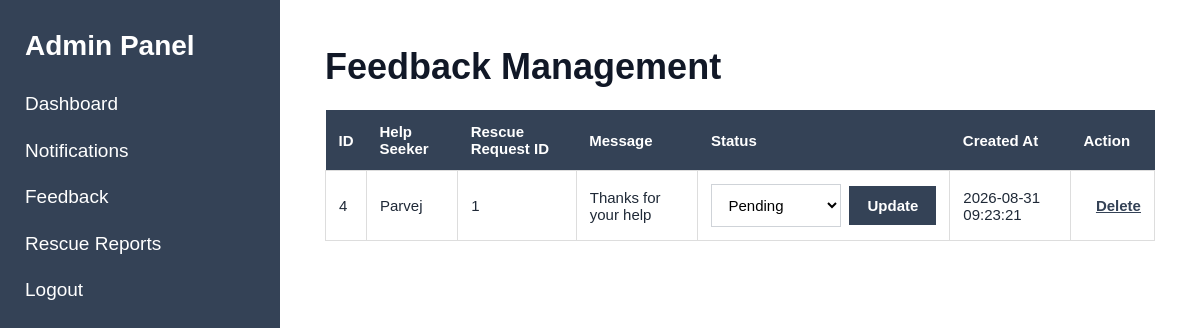
Page /index.php?page=feedback (signed in) on the earlier database version.
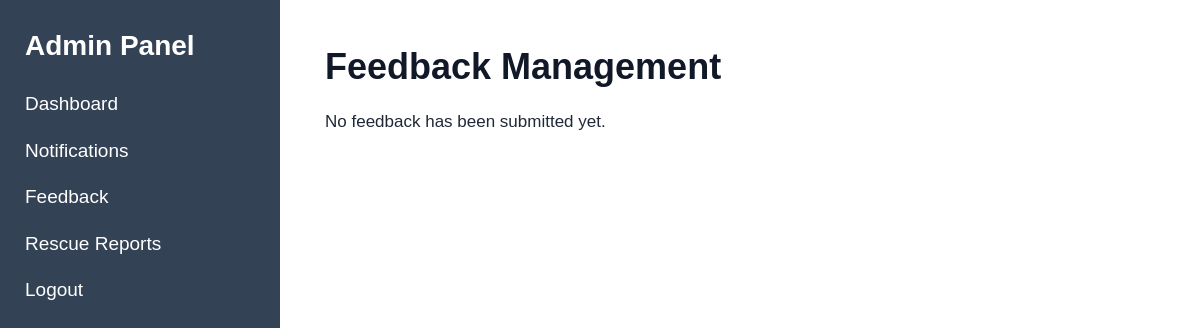
Same page on the later database version.
### tables this page shows
CREATE TABLE `feedback` (
  `id` int(11) NOT NULL,
  `help_seeker_id` int(11) NOT NULL,
  `rescue_request_id` int(11) DEFAULT NULL,
  `message` text NOT NULL,
  `status` enum('pending','reviewed','resolved') NOT NULL DEFAULT 'pending',
  `created_at` timestamp NOT NULL DEFAULT current_timestamp(),
  `updated_at` timestamp NOT NULL DEFAULT current_timestamp() ON UPDATE current_timestamp()
);

CREATE TABLE `users` (
  `id` int(11) NOT NULL,
  `name` varchar(100) NOT NULL,
  `email` varchar(150) NOT NULL,
  `phone` varchar(20) DEFAULT NULL,
  `password` varchar(255) NOT NULL,
  `role` enum('admin','volunteer','witness','help_seeker') NOT NULL,
  `created_at` timestamp NOT NULL DEFAULT current_timestamp(),
  `updated_at` timestamp NOT NULL DEFAULT current_timestamp() ON UPDATE current_timestamp()
);

### models/FeedbackModel.php (called while the page is built, shortened)
<?php
function getAllFeedback($conn)
{
    $sql = "SELECT
                f.id,
                f.help_seeker_id,
                f.rescue_request_id,
                f.message,
                f.status,
                f.created_at,
                f.updated_at,
                u.name AS help_seeker_name
            FROM feedback f
            INNER JOIN users u
                ON f.help_seeker_id = u.id
            ORDER BY f.id DESC";
    $result = mysqli_query($conn, $sql);
    $feedback = [];
    while ($row = mysqli_fetch_assoc($result)) {
        $feedback[] = $row;
    }
    return $feedback;
}

### controllers/FeedbackController.php (called while the page is built, shortened)
<?php
require_once "models/FeedbackModel.php";
function loadAllFeedback($conn)
{
    return getAllFeedback($conn);
}

### views/admin/feedback/index.php (the view, shortened to what this page needs)
<?php require_once "views/partials/header.php"; ?>
<?php require_once "views/partials/sidebar.php"; ?>
<div class="content">
    <h1>Feedback Management</h1>
    <?php if (empty($feedback)): ?>
        <p>No feedback has been submitted yet.</p>
    <?php else: ?>
        <table>
            <thead>
                <tr>
                    <th>ID</th>
                    <th>Help Seeker</th>
                    <th>Rescue Request ID</th>
                    <th>Message</th>
                    <th>Status</th>
                    <th>Created At</th>
                    <th>Action</th>
                </tr>
            </thead>
            <tbody>
                <?php foreach ($feedback as $item): ?>
                    <tr>
                        <td>
                            <?php echo (int)$item['id']; ?>
                        </td>
                        <td>
                            <?php
                            echo htmlspecialchars(
                                $item['help_seeker_name']
                            );
                            ?>
                        </td>
                        <td>
                            <?php
                            echo $item['rescue_request_id'] !== null
                                ? (int)$item['rescue_request_id']
                                : 'N/A';
                            ?>
                        </td>
                        <td>
                            <?php
                            echo htmlspecialchars(
                                $item['message']
                            );
                            ?>
                        </td>
                        <td>
                            <form
                                method="POST"
                                action="index.php?page=feedback"
                                class="status-form"
                            >
                                <select name="status">
                                    <option
                                        value="pending"
                                        <?php
                                        echo $item['status'] === 'pending'
                                            ? 'selected'
                                            : '';
                                        ?>
                                    >
                                        Pending
                                    </option>
                                </select>
                                <button type="submit">
                                    Update
                                </button>
                            </form>
                        </td>
                        <td>
                            <?php
                            echo htmlspecialchars(
                                $item['created_at']
                            );
                            ?>
                        </td>
                        <td>
                            <form
                                method="POST"
                                action="index.php?page=feedback-delete"
                                class="delete-form"
                                onsubmit="return confirm('Are you sure you want to delete this feedback?');"
                            >
                                <button
                                    type="submit"
                                    class="delete-link"
                                >
                                    Delete
                                </button>
                            </form>
                        </td>
                    </tr>
                <?php endforeach; ?>
            </tbody>
        </table>
    <?php endif; ?>
</div>
<?php require_once "views/partials/footer.php"; ?>

Differences in the rows shown:
removed feedback: id "4", help_seeker.name "Parvej", rescue_request "1", message "Thanks for your help", status "Pending", created_at "2026-08-31 09:23:21"
Other differences:
text no longer shown: "ID Help Seeker Rescue Request ID Message Status Created At Action"
text now shown: "No feedback has been submitted yet."
